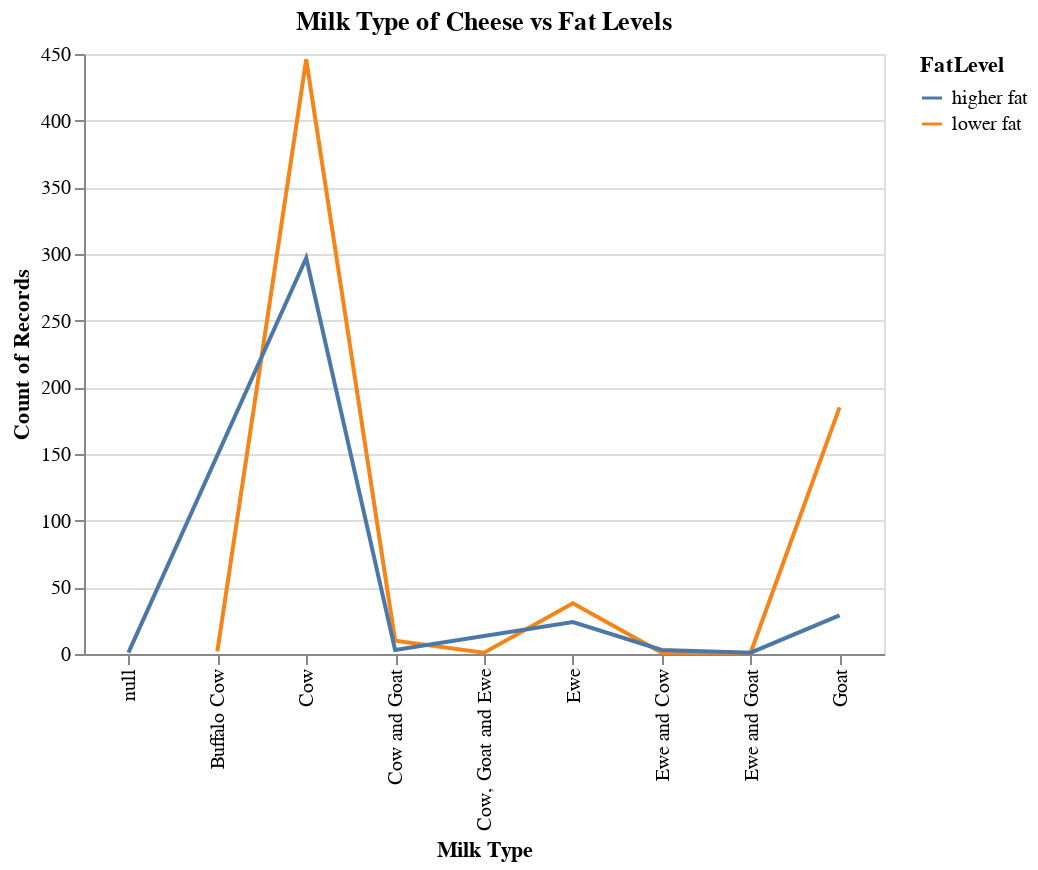

Here is the notebook cell this chart was saved with:
### Code cell
# Creating EDA to understand the data 
# Visualizing "MilkTypeEn" vs target variable column "FatLevel" using Altair
MT_vs_Fat_plot = alt.Chart(cheese_df_new).mark_line().encode(
    x=alt.X('MilkTypeEn:N', title='Milk Type'),
    y=alt.Y('count()', title='Count of Records'),
    color='FatLevel:N'
).properties(
    title='Milk Type of Cheese vs Fat Levels',
    width=400
)

MT_vs_Fat_plot

### Figure 1 — Vega-Lite specification as saved in the notebook (floating-point values rounded to 4 significant figures; data arrays with more than 128 entries replaced by an {"elided": "..."} marker saying what was removed)
{"config": {"view": {"continuousWidth": 400, "continuousHeight": 300}}, "data": {"name": "data-a1c7e1736ca296ec884af049d605e149"}, "mark": "line", "encoding": {"color": {"type": "nominal", "field": "FatLevel"}, "x": {"type": "nominal", "field": "MilkTypeEn", "title": "Milk Type"}, "y": {"type": "quantitative", "aggregate": "count", "title": "Count of Records"}}, "title": "Milk Type of Cheese vs Fat Levels", "width": 400, "$schema": "https://vega.github.io/schema/vega-lite/v4.8.1.json", "datasets": {"data-a1c7e1736ca296ec884af049d605e149": {"elided": "1042 records"}}}
